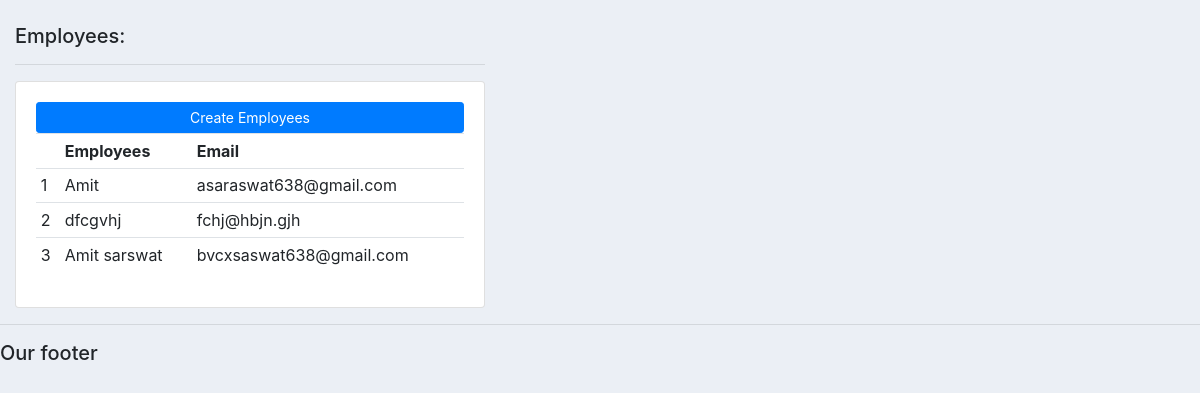
/employee/, run on the app's committed database.
### vms/models.py (models this page shows, shortened)
class Employee(models.Model):
    uname = models.CharField(max_length=100, unique=True)
    name = models.CharField(max_length=100)
    email = models.EmailField(max_length=100, unique=True)
    contact = models.CharField(max_length=20)
    address = models.CharField(max_length=150)
    password = models.CharField(max_length=100)
    re_password = models.CharField(max_length=100)
    designation = models.CharField(choices=DESIGNATION, max_length=50)

### vms/views.py (the view)
# urls.py: path('employee/', views.employee, name='employee'),
def employee(request):
    employee = Employee.objects.all()
    return render(request, 'vms/employee.html', {'employee': employee})

### vms/templates/vms/employee.html
{% extends 'base.html' %}
{% block content %}
<br>
<div class="row">
 	<div class="col-md-5">
		<h5>Employees:</h5>
		<hr>
		<div class="card card-body">
			<a class="btn btn-primary  btn-sm btn-block" href="">Create Employees</a>
			<table class="table table-sm">
				<tr>
					<th></th>
					<th>Employees</th>
					<th>Email</th>
				</tr>
                {% for i in employee %}
                <tr>
					<td>{{i.id}}</td>
                    <td>{{i.name}}</td>
                    <td>{{i.email}}</td>
                </tr>
                {% endfor %}
			</table>
		</div>
    </div>
</div>
{% endblock %}

### static/css/main.css (style rules this page uses)
body { background-color: #ebeff5; }

### data on the page
Employee: id "1", name "Amit", email "asaraswat638@gmail.com"
Employee: id "2", name "dfcgvhj", email "fchj@hbjn.gjh"
Employee: id "3", name "Amit sarswat", email "bvcxsaswat638@gmail.com"
